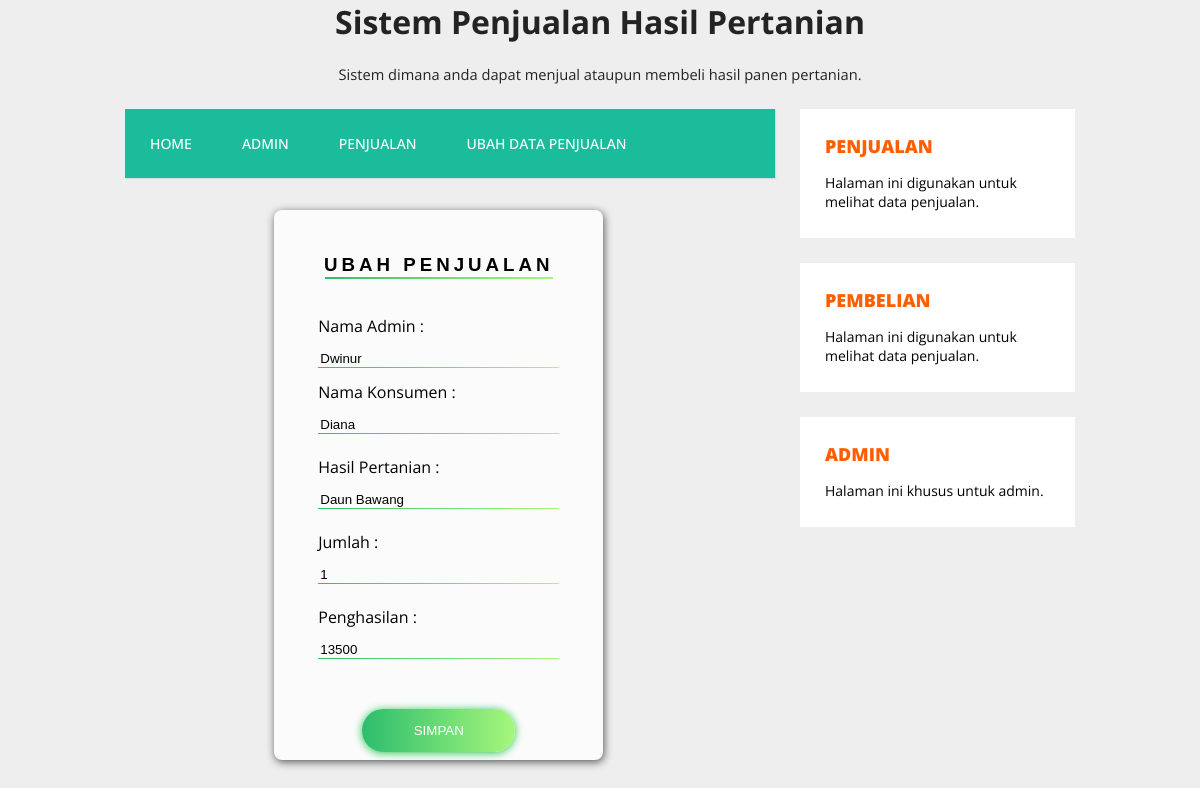
The page /editpenjualan.php?id_penjualan=1 (signed in) on the database its author committed.
### tables this page shows
CREATE TABLE `penjualan` (
  `id_penjualan` int(3) NOT NULL,
  `nama_admin` varchar(50) NOT NULL,
  `nama_konsumen` varchar(50) NOT NULL,
  `nama_barang` varchar(20) NOT NULL,
  `berat` int(15) NOT NULL,
  `penghasilan` int(100) NOT NULL
);

### editpenjualan.php (the view, shortened to what this page needs)
<?php
include_once("config.php");
?>
<?php
if(isset($_GET['id_penjualan'])){
$id_penjualan = $_GET['id_penjualan'];
$result = mysqli_query($mysqli, "SELECT * FROM penjualan WHERE id_penjualan='$id_penjualan'") or die(mysqli_error($mysqli));
			if(mysqli_num_rows($result) == 0){
				echo '<div class="alert alert-warning">ID tidak ada dalam database.</div>';
				exit();
			}else{
				$user_data = mysqli_fetch_assoc($result);
			}
		}
?>
<html>
<head>
    <link rel="stylesheet" href="style.css" />
</head>
<body>
<header>
    <h1>Sistem Penjualan Hasil Pertanian</h1>
    <p class="deskripsi">Sistem dimana anda dapat menjual ataupun membeli hasil panen pertanian.</p>
 </header>
<div class="wrap">
 <nav class="menu">
 <ul>
      <li><a href="index.php">Home</a></li>
      <li><a href="admin.php">Admin</a></li>
      <li><a href="penjualan.php">Penjualan</a></li>
      <li><a href="editpenjualan.php">Ubah Data Penjualan</a></li>
    </ul>
 </nav>
<aside class="sidebar">
 <div class="widget">
    <h2><a href="penjualan.php" id="judul">Penjualan</a></h2>
    <p>Halaman ini digunakan untuk melihat data penjualan.</p>
 </div>
 <div class="widget">
    <h2><a href="pembelian.php" id="judul">Pembelian</a></h2>
    <p>Halaman ini digunakan untuk melihat data penjualan.</p>
 </div>
 <div class="widget">
    <h2><a href="admin.php" id="judul">Admin</a></h2>
    <p>Halaman ini khusus untuk admin.</p>
 </div>
 </aside>
 <div class="konten">
 <div id="card">
    <div id="card-content">
      <div id="card-title">
        <h3>UBAH PENJUALAN</h3>
        <div class="underline-title"></div>
      </div>
      <form method="post" action="" class="form">
        <label for="user-nama_admin" style="padding-top:13px">
            Nama Admin :
          </label>
        <input id="user-nama_admin" class="form-content" type="text" name="nama_admin" value="<?php echo $user_data['nama_admin']; ?>"  autocomplete="on" required />
        <div class="form-border"></div>
        <label for="user-nama_konsumen" style="padding-top:13px">
            Nama Konsumen :
          </label>
        <input id="user-nama_konsumen" class="form-content" type="text" name="nama_konsumen" value="<?php echo $user_data['nama_konsumen']; ?>"  autocomplete="on" required />
        <div class="form-border"></div>
        <label for="user-nama_barang" style="padding-top:22px">Hasil Pertanian :
          </label>
        <input id="user-nama_barang" class="form-content" type="text" name="nama_barang" value="<?php echo $user_data['nama_barang']; ?>"  autocomplete="on" required />
        <div class="form-border"></div>
        <label for="user-berat" style="padding-top:22px">Jumlah :
          </label>
        <input id="user-berat" class="form-content" type="int" name="berat" value="<?php echo $user_data['berat']; ?>"  autocomplete="on" required />
        <div class="form-border"></div>
        <label for="user-penghasilan" style="padding-top:22px">Penghasilan :
          </label>
        <input id="user-penghasilan" class="form-content" type="int" name="penghasilan" value="<?php echo $user_data['penghasilan']; ?>"  autocomplete="on" required />
        <div class="form-border"></div>
        <input id="submit-btn" type="submit" name="edit" value="SIMPAN" />
      </form>
    </div>
  </div>
</body>
</html>

### style.css (style rules this page uses)
body { background: #eee; margin:0; font-family: 'Open Sans', sans-serif; }
header { text-align: center; color: #232323; }
header .deskripsi { font-size: 11pt; }
.wrap { width: 950px; margin:25px auto; }
nav.menu ul { overflow:hidden; color:#fff; list-style: none; float:left; padding:0; width: 650px; margin:0 0 0; background: #1abc9c; -webkit-box-shadow: 1px 1px 1px 0px rgba(204,204,204,0.55); -moz-box-shadow: 1px 1px 1px 0px rgba(204,204,204,0.55); box-shadow: 1px 1px 1px 0px rgba(204,204,204,0.55); }
nav.menu ul li { margin:0; float:left; }
nav.menu ul a { padding:25px; display:block; font-weight:500; font-size: 14px; color:#fff; text-transform: uppercase; transition: all 0.5s ease; text-decoration: none; }
.sidebar { float:right; width:275px; }
.sidebar .widget { padding:25px; margin:0 0 25px; background:#fff; border-bottom: 2px solid #fff; transition: all 0.5s ease; }
.sidebar .widget h2 { padding:0; margin:0 0 15px; font-size: 18px; font-weight:800; text-transform: uppercase; }
#judul { text-decoration: none; color:#ff5e00; }
.sidebar .widget p { font-size: 14px; }
.sidebar .widget p:last-child { margin:0; }

### editpenjualan.php (style rules this page uses)
.konten { float: center; width: 65%; padding: 5px; }
#card { background: #fbfbfb; border-radius: 8px; box-shadow: 1px 2px 8px rgba(0, 0, 0, 0.65); height: 550px; margin: 6rem auto 8.1rem auto; width: 329px; }
#card-content { padding: 12px 44px; }
#card-title { font-family: "Raleway Thin", sans-serif; letter-spacing: 4px; padding-bottom: 23px; padding-top: 13px; text-align: center; }
#submit-btn { background: -webkit-linear-gradient(right, #a6f77b, #2dbd6e); border: none; border-radius: 21px; box-shadow: 0px 1px 8px #24c64f; cursor: pointer; color: white; font-family: "Raleway SemiBold", sans-serif; height: 42.3px; margin: 0 auto; margin-top: 50px; transition: 0.25s; width: 153px; }
.form { align-items: left; display: flex; flex-direction: column; }
.form-border { background: -webkit-linear-gradient(right, #a6f77b, #2ec06f); height: 1px; width: 100%; }
.form-content { background: #fbfbfb; border: none; outline: none; padding-top: 14px; }
.underline-title { background: -webkit-linear-gradient(right, #a6f77b, #2ec06f); height: 2px; margin: -1.1rem auto 0 auto; width: 228px; }

### rows shown on the page
penjualan: nama_admin "Dwinur", nama_konsumen "Diana", nama_barang "Daun Bawang", berat "1", penghasilan "13500"
